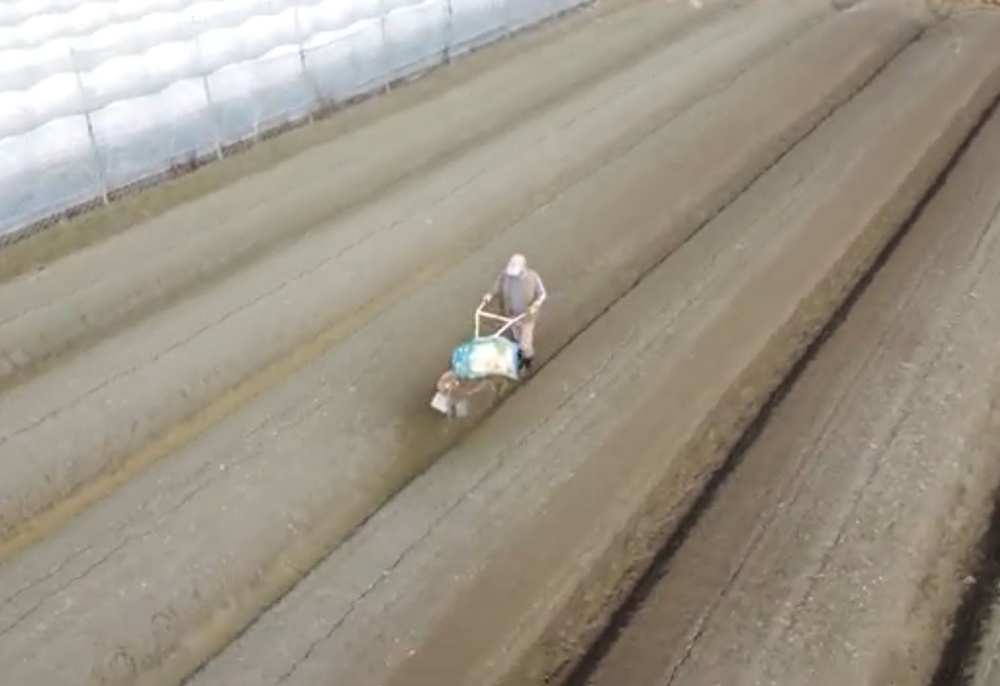
#> input picture resources/test.JPG, 1000 x 686 px, shrunk from 1509 x 1035 before the run, given in place of the camera
$ python P_sobel.py   (older library calls are emulated)
#> lines starting #> are read from the running program, lines starting #| are printed output that depends on the picture; after the words box and inside, x2 and y2 are one past the last pixel; in counts of white or black regions, pixels touching at a corner belong together
# -*- coding: utf-8 -*-
"""
Created on Thu Apr  7 10:54:36 2022

@author: Jason
"""

import cv2
import numpy as np

cap = cv2.VideoCapture(0)

while True:
    _, frame = cap.read()
#> frame is the input picture: shape (686, 1000, 3); mean B, G, R 134.3, 149, 157

    #Sobel
    x = cv2.Sobel(frame,cv2.CV_16S,1,0)
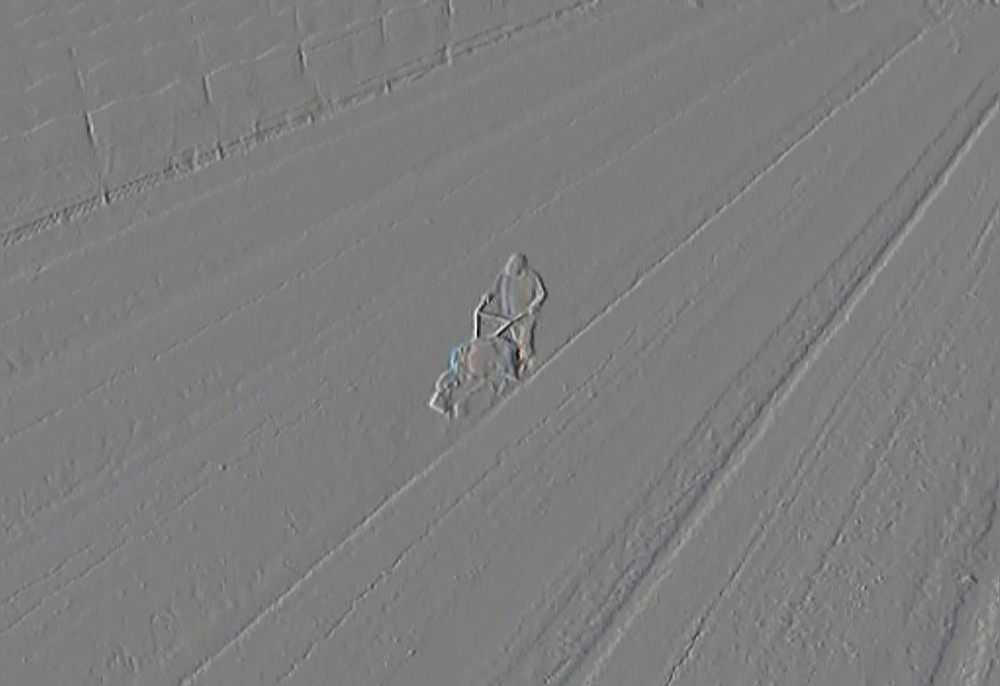
#> x: shape (686, 1000, 3) int16; mean B, G, R -0.5, -0.5, -0.4; drawn with min black and max white
    y = cv2.Sobel(frame,cv2.CV_16S,0,1)
    absX = cv2.convertScaleAbs(x)
    absY = cv2.convertScaleAbs(y)
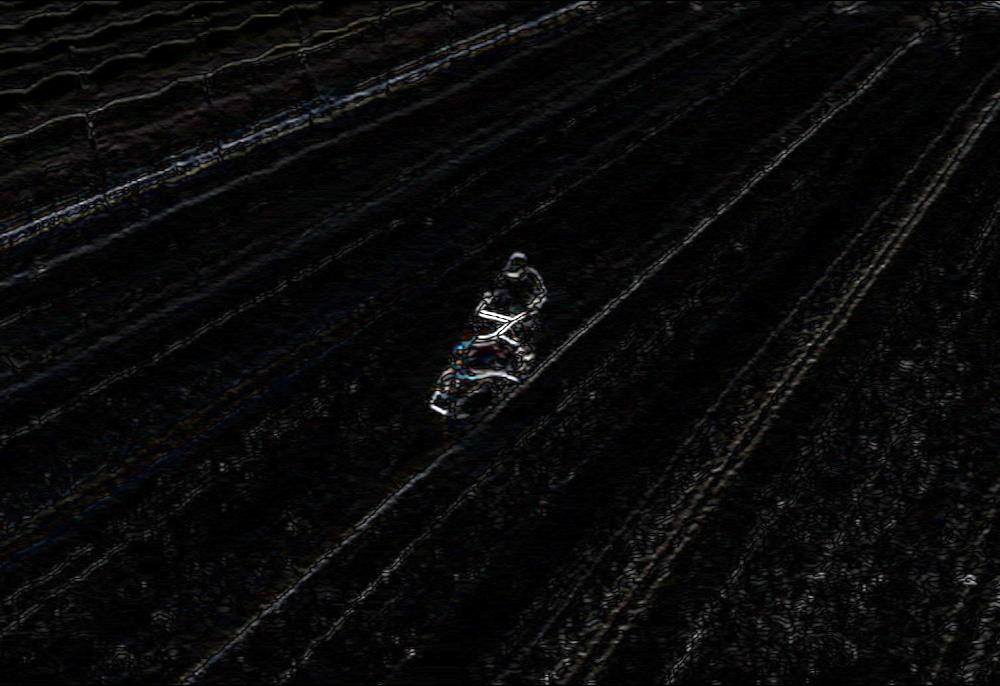
#> absY: shape (686, 1000, 3); mean B, G, R 10.1, 9.8, 9.9
    dst = cv2.addWeighted(absX,0.5,absY,0.5,0.5)

    #轉為灰階
    gray = cv2.cvtColor(frame,cv2.COLOR_BGR2GRAY)
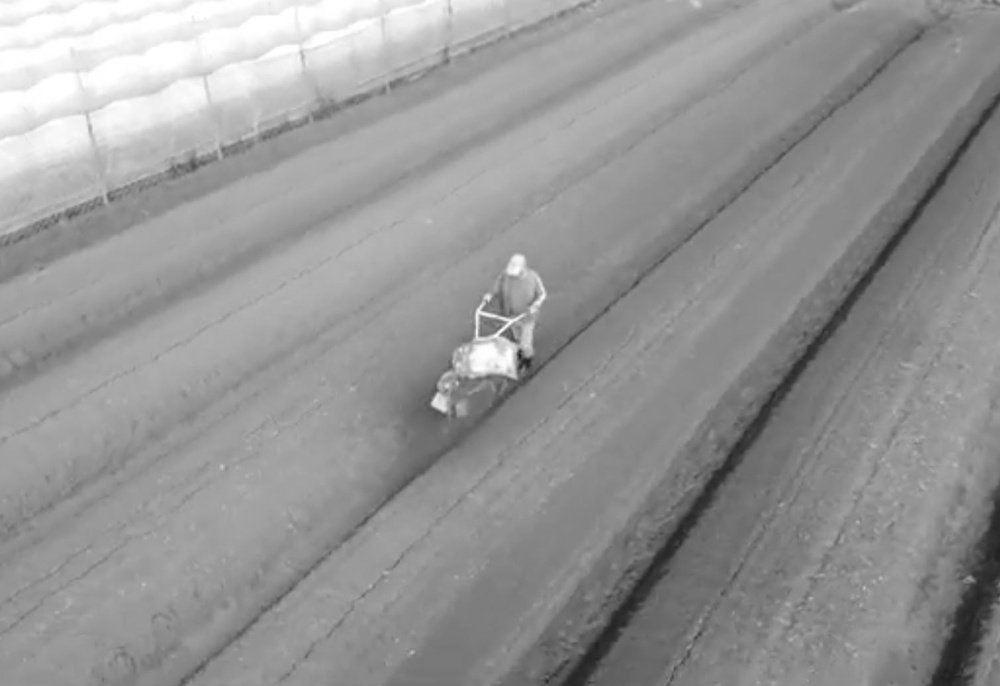
#> gray: shape (686, 1000); min 27, max 255, mean 149.7

    #使用閥值
    _, mask = cv2.threshold(gray, 128, 255, cv2.THRESH_BINARY)
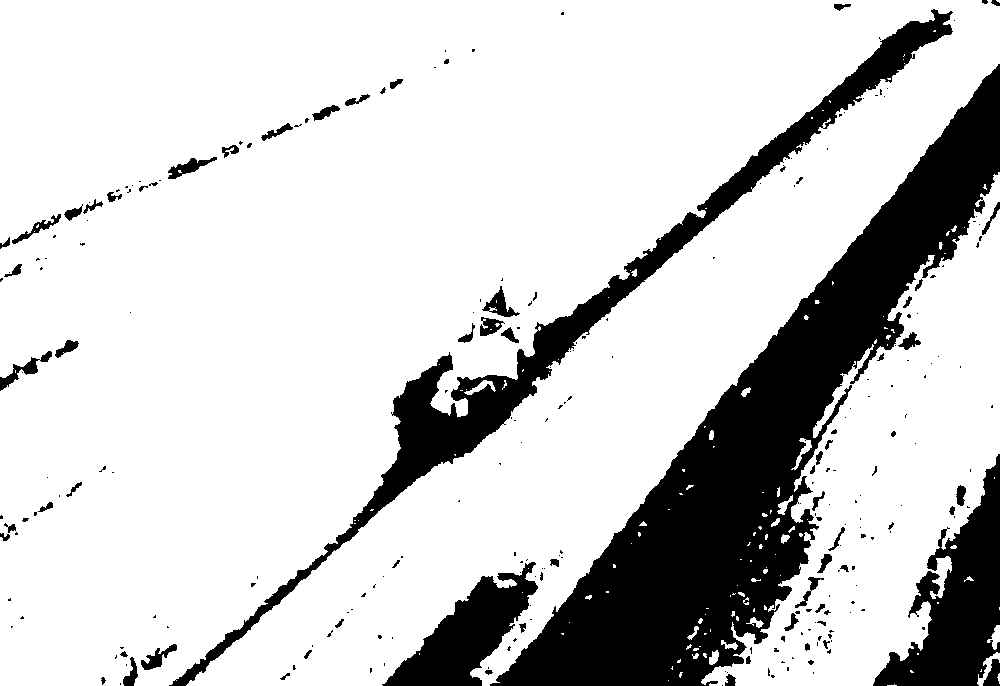
#> mask: shape (686, 1000); 80.7% white; 260 black regions (185 under 20 px), largest, box (x1, y1, x2, y2) and area: (490, 64, 1000, 686) 78493, (169, 9, 953, 686) 25119, (873, 454, 1000, 686) 12972

    #使用Canny
    thresh = cv2.Canny(gray, 128, 256)
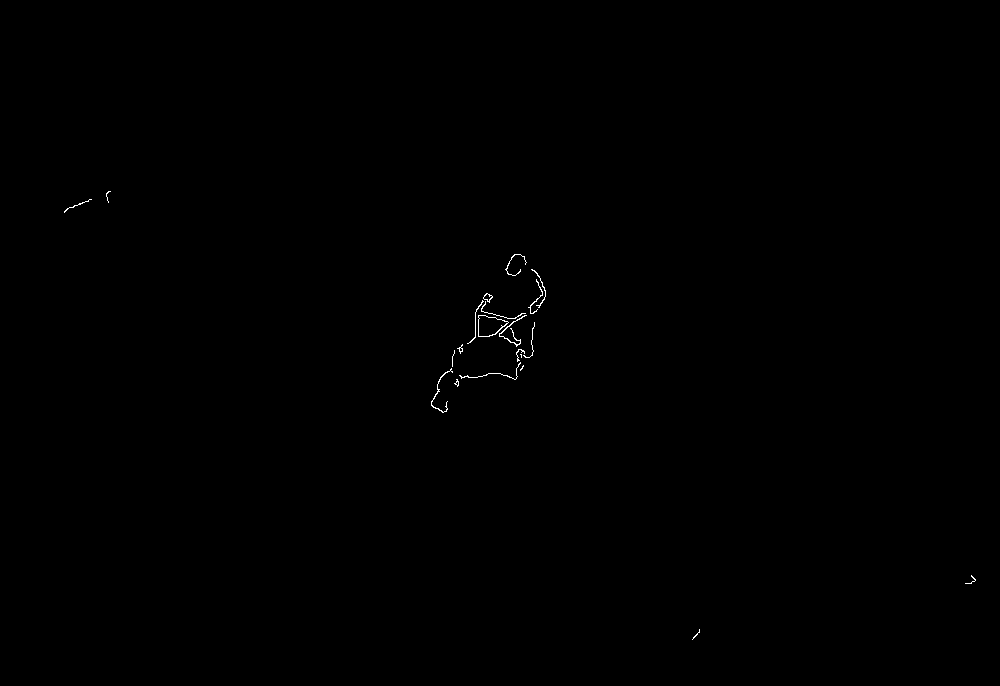
#> thresh: shape (686, 1000); 0.14% white in thin lines or dots, all inside (x1, y1, x2, y2) = (64, 191, 976, 640)

    #隨著使用方式修改要顯示的輪廓
    contours, _ = cv2.findContours(thresh, cv2.RETR_TREE, cv2.CHAIN_APPROX_SIMPLE)
#> contours = 25 contours, 19 with area under 20; largest, box (x1, y1, x2, y2) and area: (478, 315, 509, 337) 438, (478, 315, 509, 337) 422, (483, 293, 493, 303) 44, (483, 293, 493, 302) 35, (499, 315, 527, 347) 34, (431, 368, 453, 413) 28

    for cnt in contours:
        # Calculate area and remove small elements
        area = cv2.contourArea(cnt)
        if area > 10:
            cv2.drawContours(thresh, [cnt], -1, (0, 255, 0), 2)
#> this loop made 25 passes
#> area on passes 5, 14, 15, 16, 19, 20: 28, 33.5, 437.5, 422.5, 44, 35
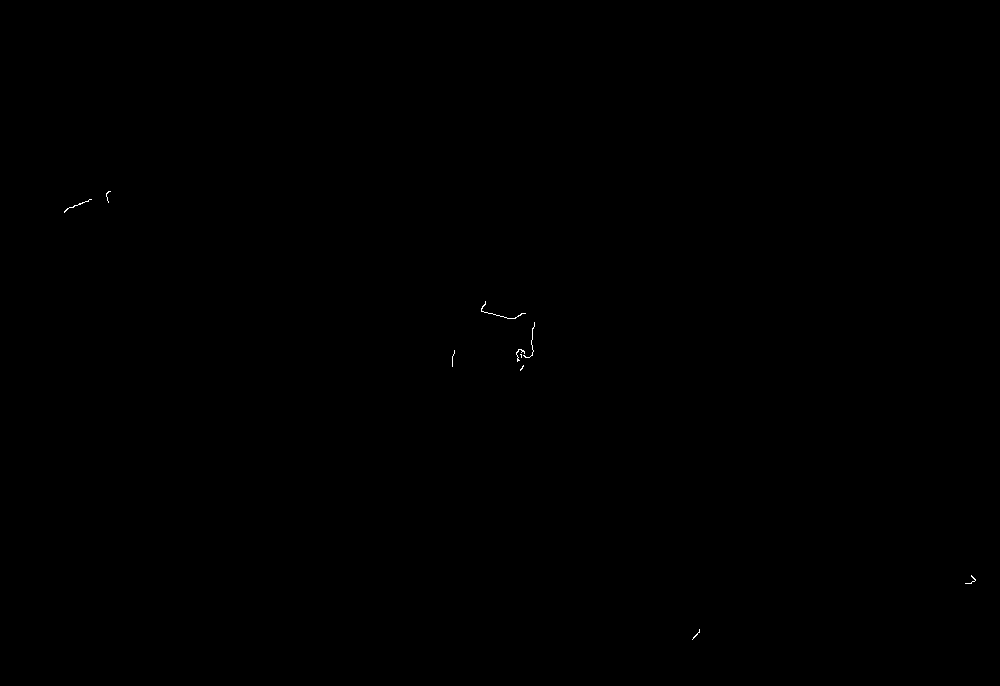
#> thresh: shape (686, 1000); 0.04% white in thin lines or dots, all inside (x1, y1, x2, y2) = (64, 191, 976, 640)


    cv2.imshow("thresh", thresh)
    cv2.imshow("mask", mask)
    cv2.imshow("frame", frame)
    cv2.imshow("dst", dst)

    k = cv2.waitKey(1) & 0xFF
#> (key Esc is pressed here)
    if k == 27:
        break

cv2.destroyAllWindows()
cap.release()
